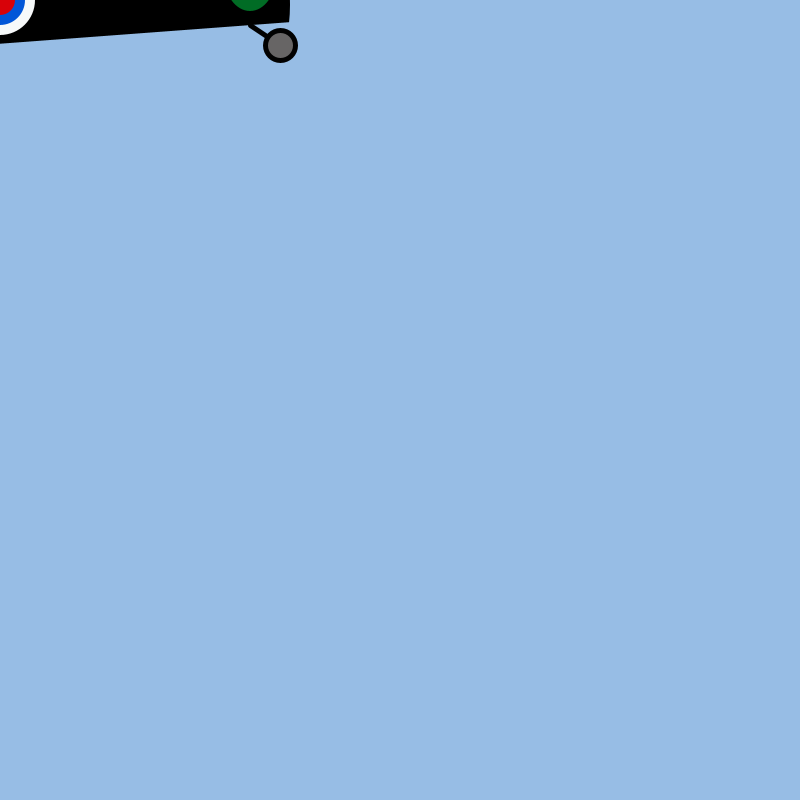
Frame 1 (no input)
Frame 60 (the mouse pressed at the canvas centre just before this capture): identical to frame 1, image omitted
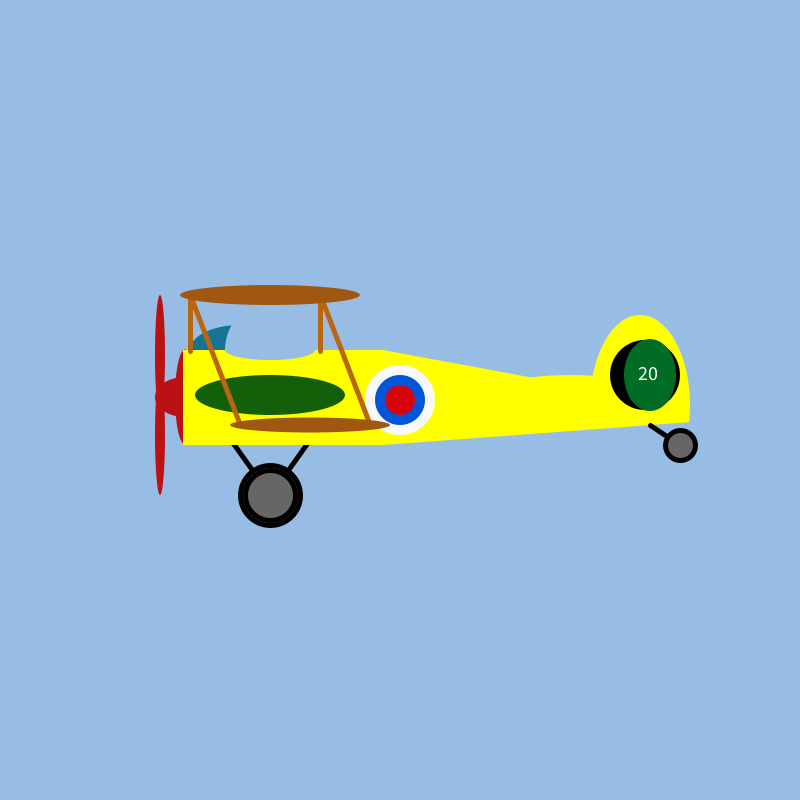
Frame 120 (the mouse held since frame 60 and released just before this capture)

The Processing sketch that drew these frames (run headless with seeded random() and noise(); from frame 60 on, the mouse is pressed at the canvas centre):

// Processing sketch: processing_96069
// ── processing_96069.pde

void setup (){
size (800,800); 


  
}

void draw (){
  background (#97BDE5);
  
  float centreX = -280;
  float centrey = -205;
  
  scale(1);
fill (#BC1114);
ellipse (mouseX+centreX+65,mouseY+centrey+202,20,95);
ellipse (mouseX+centreX+65,mouseY+centrey+202,60,40);
 
 
strokeWeight (5);
stroke (1);
line (mouseX+centreX+100,mouseY+centrey+230,mouseX+centreX+150,mouseY+centrey+300);
line (mouseX+centreX+200,mouseY+centrey+230,mouseX+centreX+150,mouseY+centrey+300);
fill (#676565);
ellipse (mouseX+centreX+150,mouseY+centrey+300,60,60);
ellipse (mouseX+centreX+150,mouseY+centrey+300,50,50);
 
noStroke ();
fill (#157495);
ellipse (mouseX+centreX+120,mouseY+centrey+155,100,50);
fill (#97BDE5);
ellipse (mouseX+centreX+155,mouseY+centrey+155,100,100);
 
 
 
 
fill (mouseX,mouseY,0);
triangle (mouseX+centreX+263,mouseY+centrey+155,mouseX+centreX+263,mouseY+centrey+250,mouseX+centreX+560,mouseY+centrey+250);
triangle (mouseX+centreX+263,mouseY+centrey+155,mouseX+centreX+263,mouseY+centrey+243,mouseX+centreX+560,mouseY+centrey+210);
rect (mouseX+centreX+560,mouseY+centrey+210,-100,39);
rect (mouseX+centreX+263,mouseY+centrey+155,-200,95);
ellipse (mouseX+centreX+520,mouseY+centrey+210,100,180);
ellipse (mouseX+centreX+450,mouseY+centrey+210,200,60);
 
 
 
 
fill (#97BDE5);
triangle (mouseX+centreX+263,mouseY+centrey+400,mouseX+centreX+263,mouseY+centrey+250,mouseX+centreX+800,mouseY+centrey+210);
 
strokeWeight (5);
stroke (1);
line (mouseX+centreX+560,mouseY+centrey+250,mouseX+centreX+530,mouseY+centrey+230);
noStroke ();
 
fill (#97BDE5);
rect (mouseX+centreX+570,mouseY+centrey+250,-200,200);
 
 
strokeWeight (5);
stroke (1);
fill (#676565);
ellipse (mouseX+centreX+560,mouseY+centrey+250,30,30);
noCursor ();
 
 
 
noStroke ();
fill (#F7F9FA);
ellipse (mouseX+centreX+280,mouseY+centrey+205,70,70);
fill (#0256D8);
ellipse (mouseX+centreX+280,mouseY+centrey+205,50,50);
fill (#D80209);
ellipse (mouseX+centreX+280,mouseY+centrey+205,30,30);
 
noStroke ();
fill (#145F09);
ellipse (mouseX+centreX+150,mouseY+centrey+200,150,40);
 
 
strokeWeight (5);
stroke (1);
stroke (#B96613);
line (mouseX+centreX+120,mouseY+centrey+230,mouseX+centreX+70,mouseY+centrey+100);
line (mouseX+centreX+250,mouseY+centrey+230,mouseX+centreX+200,mouseY+centrey+100);
line (mouseX+centreX+70,mouseY+centrey+156,mouseX+centreX+70,mouseY+centrey+100);
line (mouseX+centreX+200,mouseY+centrey+156,mouseX+centreX+200,mouseY+centrey+100);
 
noStroke ();
fill (#A05810);
ellipse (mouseX+centreX+190,mouseY+centrey+230,160,15);
ellipse (mouseX+centreX+150,mouseY+centrey+100,180,20);
fill (#97BDE5);
ellipse (mouseX+centreX+150,mouseY+centrey+155,90,20);
fill (0);
ellipse (mouseX+centreX+525,mouseY+centrey+180,70,70);
fill (#016C25);
ellipse (mouseX+centreX+530,mouseY+centrey+180,52,72);
 
textSize(20);
fill(255);
text("20", mouseX+centreX+518, mouseY+centrey+185);
 
fill (#BC1114);
ellipse (mouseX+centreX+40,mouseY+centrey+160,10,120);
ellipse (mouseX+centreX+40,mouseY+centrey+240,10,120);

}
